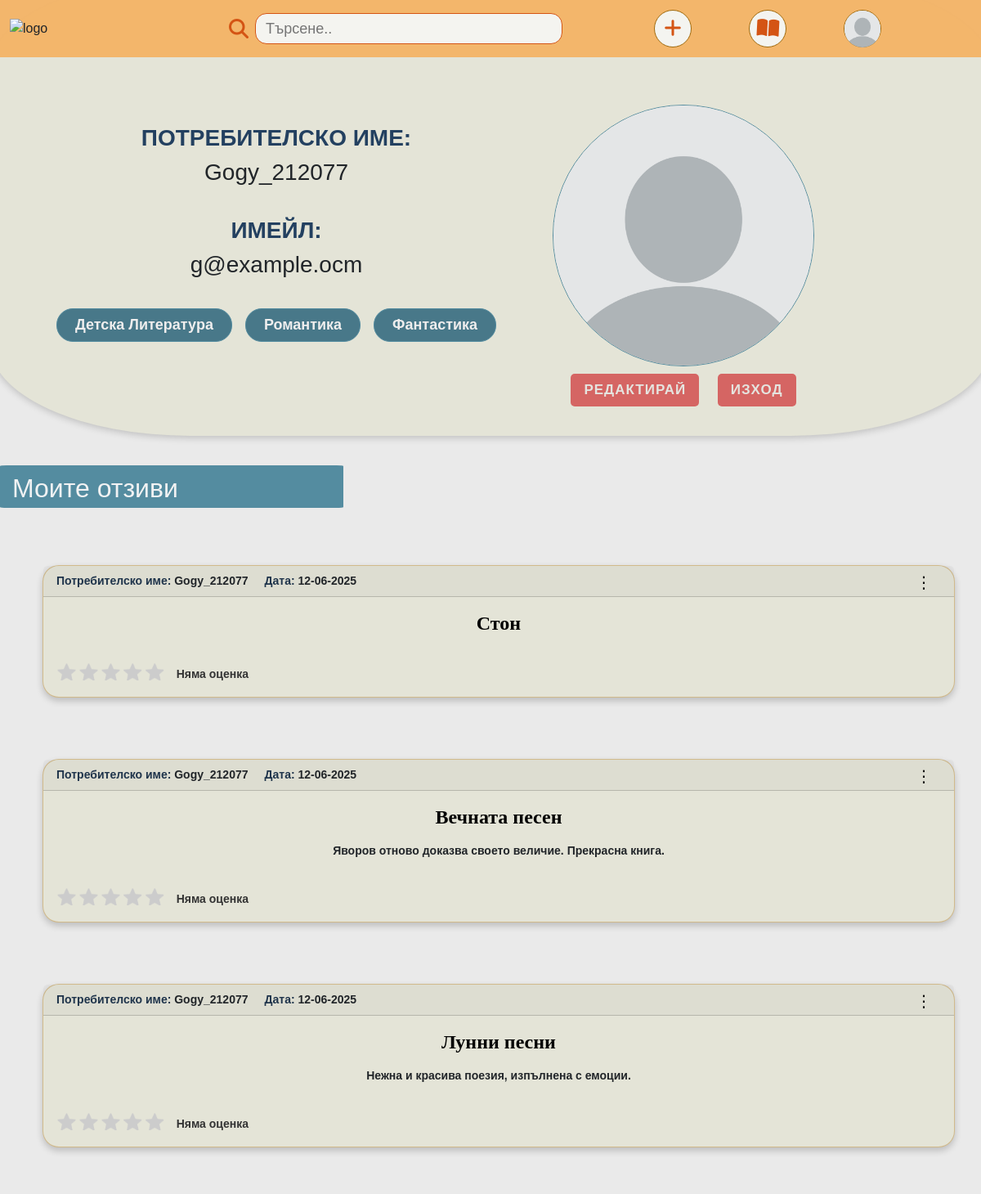
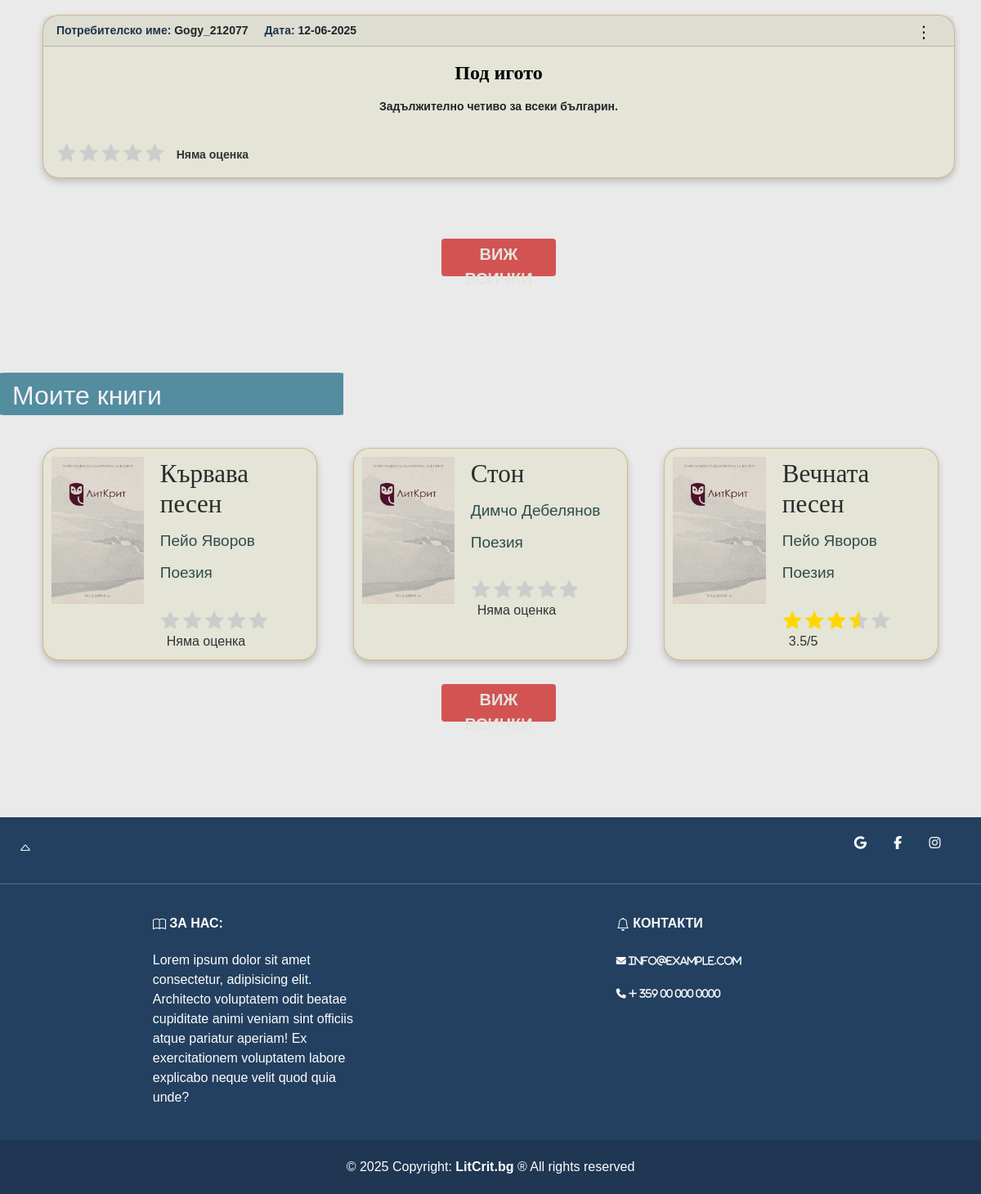
Screenshot of /account.php (signed in) with the database file from the repository (2 pictures, top to bottom).
### tables this page shows
CREATE TABLE `Reviews` (
  `reviewID` int(11) NOT NULL AUTO_INCREMENT,
  `title` varchar(160) DEFAULT NULL,
  `review` text DEFAULT NULL,
  `bookReviewID` int(11) DEFAULT NULL,
  `dateAdded` datetime DEFAULT current_timestamp(),
  `userID` int(11) NOT NULL,
  `status` enum('pending','approved','declined') DEFAULT 'pending',
  `rating` int(11) DEFAULT 0,
  PRIMARY KEY (`reviewID`),
  KEY `bookReviewID` (`bookReviewID`),
  KEY `userID` (`userID`),
  CONSTRAINT `reviews_ibfk_1` FOREIGN KEY (`bookReviewID`) REFERENCES `Books` (`bookID`),
  CONSTRAINT `reviews_ibfk_2` FOREIGN KEY (`userID`) REFERENCES `User` (`userID`)
);

CREATE TABLE `User` (
  `userID` int(11) NOT NULL AUTO_INCREMENT,
  `username` varchar(30) NOT NULL,
  `email` varchar(60) DEFAULT NULL,
  `passwordHashed` varchar(100) DEFAULT NULL,
  `favouriteGenre` varchar(100) DEFAULT NULL,
  `profilePicture` varchar(1000) DEFAULT NULL,
  `comments` int(11) DEFAULT 0,
  `role` enum('administrator','admin','user') DEFAULT 'user',
  PRIMARY KEY (`userID`)
);

CREATE TABLE `Books` (
  `bookID` int(11) NOT NULL AUTO_INCREMENT,
  `bookTitle` varchar(70) NOT NULL,
  `bookAuthor` varchar(80) NOT NULL,
  `yearOfPublishing` int(11) NOT NULL,
  `bookGenre` int(11) DEFAULT NULL,
  `bookAnnotation` varchar(500) DEFAULT NULL,
  `bookCover` varchar(1000) DEFAULT NULL,
  `dateAdded` datetime DEFAULT current_timestamp(),
  `userID` int(11) NOT NULL,
  `status` enum('pending','approved','declined') DEFAULT 'pending',
  `rating_sum` int(11) DEFAULT 0,
  `rating_count` int(11) DEFAULT 0,
  PRIMARY KEY (`bookID`),
  KEY `bookGenre` (`bookGenre`),
  KEY `userID` (`userID`),
  CONSTRAINT `books_ibfk_1` FOREIGN KEY (`bookGenre`) REFERENCES `genre` (`genreID`),
  CONSTRAINT `books_ibfk_2` FOREIGN KEY (`userID`) REFERENCES `User` (`userID`)
);

CREATE TABLE `genre` (
  `genreID` int(11) NOT NULL AUTO_INCREMENT,
  `genreOrder` int(11) DEFAULT NULL,
  `bookGenre` varchar(80) DEFAULT NULL,
  PRIMARY KEY (`genreID`)
);

### elements/review-card.php (the view, shortened to what this page needs)
<div class="card review-card">
    <div class="card-header info">
        <p><strong class="rev-card-data">Потребителско име:</strong> <?= $rev["username"] ?> </p>
        <p><strong class="rev-card-data">Дата: </strong><?php
        $dateAddedDB = $rev["dateAdded"];
        $dateAdded = date('d-m-Y', strtotime($dateAddedDB));
        echo $dateAdded;
        ?></p>
    </div>
    <div class="card-body">
        <h5 class="card-title book-title"> <?= $rev["title"] ?></h5>
        <p class="card-text"> <?= $rev["review"] ?> </p>
        <p class="rating-p ">
        <div class="rating rating-div rating-rev-div">
            <div>
                <?php $ratingVal = $rev['rating'] ?? 0; ?>
                <div class="stars-landing" style="--rating: <?= $ratingVal ?>;">
                    ⭐⭐⭐⭐⭐
                </div>
                <span style="margin-left:8px; color:#333; font-size:14px;">
                    <?= ($ratingVal > 0) ? "{$ratingVal}/5" : "Няма оценка" ?>
                </span>
            </div>
        </div>
        </p>
    </div>
    <div class="menu">
        <?php
        $uID = $_SESSION['user']['userID'] ?? null;
        if ($rev['userID'] == $uID) {
            include("review-actions.php");
        } ?>
    </div>
</div>

### account.php (shortened to what this page needs)
<!DOCTYPE html>
<html lang="en">
<head>
</head>
<body>
    <div class="container-fluid">
        <?php include("./elements/header.php");
        ?>
        <div class="row my-profile" id="section-profile">
            <div class="col-xl-10 col-sm-12 user-info-col">
                <div class="container container-info">
                    <div class="user-info">
                        <h3 class="user-info-title">Потребителско име: </h3>
                        <h3 class="user-data"><?= $user['username'] ?></h3>
                        <br>
                        <h3 class="user-info-title">Имейл: </h3>
                        <h3 class="user-data"><?= $user['email'] ?></h3>
                        <br>
                    </div>
                    <div class="container">
                        <div class="button-group button-group2">
                            <?php
                                $favouriteGenres = ( $user['favouriteGenre'] ? explode(',', $user['favouriteGenre'] ) : array() );
                            if ( count( $favouriteGenres ) == 0 ) {
                                echo "<h3 class='no-reviews'>Нямате любими жанрове.</h3>";
                            } else {
                                foreach ($favouriteGenres as $favGenre) {
                                    echo "<div class='genre-button'>$favGenre</div>";
                                }
                            }
                            ?>
                        </div>
                    </div>
                </div>
                <div class="col-xl-2 col-sm-12 profile-picture">
                    <?php
                    $profilePicture = isset($user['profilePicture']) && !empty($user['profilePicture'])
                        ? "images/usersPfp/" . $user['profilePicture']
                        : "images/usersPfp/default.jpg";
                    ?>
                    <img src="<?= $profilePicture ?>" alt="Профилна снимка">
                    <div class="edit-btn-container">
                        <a class="edit-profile-btn" href="account-edit-profile.php">Редактирай</a>
                        <a class="edit-profile-btn" href="logout.php">Изход</a>
                    </div>
                </div>
            </div>
        </div>
        <div class="row my-reviews" id="section-my-reviews">
            <div class="col-xl-12">
                <h2 class="categories-h">Моите отзиви</h2>
                <?php
                $stmt = $connection->prepare("SELECT r.*, u.* FROM Reviews r JOIN User u ON r.userID = u.userID WHERE r.userID = ? and status ='approved' LIMIT 4");
                $stmt->execute([$userId]);
                $reviews = $stmt->fetchAll();
                ?>
                <div class="container reviews-container">
                    <?php foreach ($reviews as $rev) { ?>
                        <div class="row book-row">
                            <div class="col-12">
                                <?php include "./elements/review-card.php"; ?>
                            </div>
                        </div>
                    <?php }
                    if (empty($reviews)) {
                        echo "<h3 class='no-reviews'>Нямате одобрени отзиви.</h3>";
                    } else {
                        ?>
                        <div class="row view-more-row">
                            <div class="col-xl-12">
                                <a href="my-reviews.php">
                                    <button class="view-all-btn">ВИЖ ВСИЧКИ</button>
                                </a>
                            </div>
                        </div>
                        <?php
                    }
                    ?>
                </div>
            </div>
        </div>
        <br>
        <br>
        <br>
        <div class="row my-books" id="section-my-books">
            <div class="col-xl-12">
                <h2 class="categories-h">Моите книги</h2>
                <?php
                $stmt = $connection->prepare("SELECT b.*, g.bookGenre FROM Books b JOIN genre g ON b.bookGenre = g.genreID WHERE b.userID = ? AND status = 'approved' LIMIT 3");
                $stmt->execute([$userId]);
                $data = $stmt->fetchAll();
                ?>
                <div class="row custom-row">
                    <?php foreach ($data as $el) { ?>
                        <div class="col-xl-4 col-sm-6 col-12">
                            <?php include("./elements/book-card.php") ?>
                        </div>
                    <?php }
                    if (empty($data)) {
                        echo "<h3 style='text-align: center;'>Нямате одобрени книги.</h3>";
                    } else {
                        ?>
                        <div class="row view-more-row">
                            <div class="col-xl-12">
                                <a href="my-books.php">
                                    <button class="view-all-btn">ВИЖ ВСИЧКИ</button>
                                </a>
                            </div>
                        </div>
                        <?php
                    }
                    ?>
                </div>
            </div>
            <br>
            <br>
            <br>
        </div>
        <?php include("./elements/footer.php") ?>
    </div>
</body>
</html>

### elements/header.php (shortened to what this page needs)
<?php
$user = isset($_SESSION['user']) ? $_SESSION['user'] : null;
?>
<link href="fontawesome-6.7.2/css/fontawesome.css" rel="stylesheet" />
<link href="fontawesome-6.7.2/css/brands.css" rel="stylesheet" />
<link href="fontawesome-6.7.2/css/solid.css" rel="stylesheet" />
<link href="fonts/AdventPro/css2.css?family=Advent+Pro:ital,wght@0,100..900;1,100..900&display=swap" rel="stylesheet">
<link href="fonts/Caveat/css2.css?family=Caveat:wght@400..700&display=swap" rel="stylesheet">
<link href="bootstrap-5.3.3/dist/css/bootstrap.min.css" rel="stylesheet">
<link rel="stylesheet" href="./styles/styles.css">
<?php include("elements/signup-login.php") ?>
<div class="row header">
  <div class="col-xl-3 col-lg-2">
    <a href="index.php"><img src="pictures/logo.png" alt="logo" style="width: 40%; height: 40%;"></a>
  </div>
  <div class="col-xl-4 col-lg-4">
    <form id="searchForm" method="POST" autocomplete="off">
      <div style="position:absolute;">
        <button class="search-btn" type="submit" style="position:relative; left:-32px; top:8px;">
          <i class="fa-solid fa-magnifying-glass fa-xl" style="color:#d45414;"></i>
        </button>
      </div>
      <input class="search-input" id="searchInput" name="search" type="text" autocomplete="off" placeholder="Търсене..">
    </form>
  </div>
  <div class="col-xl-5 col-lg-6">
    <div class="dropdown-profile">
      <button class="dropbtn"><img width="44.5" style="border-radius: 50%; position:relative; left:-0.2px;"
          src="images/usersPfp/<?= isset($user['profilePicture']) && $user['profilePicture'] ? htmlspecialchars($user['profilePicture']) : 'default-profile-picture.png' ?>"></button>
    </div>
    <div class="dropdown-genres">
      <button class="dropbtn"><i class="fa-solid fa-book-open fa-rotate-by fa-xl"
          style="color: #d45414; --fa-rotate-angle: 3deg;"></i></button>
    </div>
    <div class="btn-add-book">
      <a href="add-book.php">
        <button class="add-book-btn" <?php if (!$user) { ?> onclick="togglePopup(); return false;" <?php } ?>
          data-bs-custom-class="custom-tooltip" data-bs-toggle="tooltip" data-bs-placement="bottom"
          title="Добавете книга"><i class="fa-solid fa-plus fa-xl" style="color: #d45414;"></i></button>
      </a>
    </div>
  </div>
</div>

### elements/review-actions.php (shortened to what this page needs)
<form method="post" action="">
    <div class="dots-menu">
        <button type="button" class="dots-button">&#x22EE;</button>
    </div>
</form>

### elements/book-card.php (shortened to what this page needs)
<a href="book-details.php?id=<?php echo $el["bookID"]; ?>">
    <div class="book-card">
        <img class="img-fluid book-cover" src="images/covers/<?php echo $el["bookCover"]; ?>" alt="корица">
        <div class="book-card-body">
            <h5 class="title"><?php echo $el["bookTitle"] ?></h5>
            <h4 class="author"><?php echo $el["bookAuthor"] ?></h4>
            <h4 class="genre"><?php echo $el["bookGenre"] ?></h4>
                <?php
                $average = $el['rating_count'] > 0 ? round($el['rating_sum'] / $el['rating_count'], 2) : 0;
                ?>
            <div>
                <div class="stars-landing" style="--rating: <?= $average ?>;">
                    ⭐⭐⭐⭐⭐
                </div>
                <span style="margin-left:8px; color:#333; font-size:16px;">
                    <?= ($average > 0) ? "{$average}/5" : "Няма оценка" ?>
                </span>
            </div>
        </div>
    </div>
</a>

### elements/footer.php (shortened to what this page needs)
<div class="row footer">
<footer class="footer-content">
    <section class="social-media-container">
      <div class="socials-text">
        <a href="#" class="back-to-top-btn" data-bs-custom-class="custom-tooltip" data-bs-toggle="tooltip" data-bs-placement="bottom" title="Назад">
          <svg xmlns="http://www.w3.org/2000/svg" width="16" height="16" fill="currentColor" class="bi bi-caret-up" viewBox="0 0 16 16">
            <path d="M3.204 11h9.592L8 5.519zm-.753-.659 4.796-5.48a1 1 0 0 1 1.506 0l4.796 5.48c.566.647.106 1.659-.753 1.659H3.204a1 1 0 0 1-.753-1.659"/>
          </svg>
        </a>
      </div>
      <div>
        <a href="#" class="social-icons">
            <i class="fab fa-google socials-icon" data-bs-custom-class="custom-tooltip" data-bs-toggle="tooltip" data-bs-placement="bottom" title="Google"></i>
        </a>
        <a href="#" class="social-icons">
          <i class="fab fa-facebook-f socials-icon" data-bs-custom-class="custom-tooltip" data-bs-toggle="tooltip" data-bs-placement="bottom" title="Facebook"></i>
        </a>
        <a href="#" class="social-icons">
          <i class="fab fa-instagram socials-icon" data-bs-custom-class="custom-tooltip" data-bs-toggle="tooltip" data-bs-placement="bottom" title="Instagram"></i>
        </a>
      </div>
    </section>
    <hr>
    <section class="about-us">
      <div class="about-us-container">
        <div class="row mt-3">
          <div class="col-md-3 col-lg-4 col-xl-3 mx-auto mb-4">
            <h6 class="footer-title">
                За нас:
            </h6>
            <p>
              Lorem ipsum dolor sit amet consectetur, adipisicing elit. Architecto voluptatem odit beatae cupiditate animi veniam sint officiis atque pariatur aperiam! Ex exercitationem voluptatem labore explicabo neque velit quod quia unde?
            </p>
          </div>
          <div class="col-md-4 col-lg-3 col-xl-3 mx-auto mb-md-0 mb-4">
            <h6 class="footer-title">
                  Контакти
            </h6>
            <p>
              <a href=mailto:“info@example.com” class="fas fa-envelope contacts-icons" data-bs-custom-class="custom-tooltip" data-bs-toggle="tooltip" data-bs-placement="bottom" title="Изпратете съобщение" style= "font-size:12px;">   info@example.com</a>
            </p>
            <p>
              <a href=callto:“+ 359 00 000 0000”  class="fas fa-phone contacts-icons " data-bs-custom-class="custom-tooltip" data-bs-toggle="tooltip" data-bs-placement="bottom" title="Обадете се" style="font-size: 12px;">   + 359 00 000 0000</a>
            </p>
          </div>
        </div>
      </div>
    </section>
    <div class="copyright-section">
     © <?php
      $year = date('Y');
      echo $year;
      ?> Copyright:
      <a class="copyright-text" href="#">LitCrit.bg</a>
      ® All rights reserved
    </div>
  </footer>
</div>

### rows the page displays
reviews: userID.username "Gogy_212077", dateAdded "12-06-2025", title "Стон", $ratingVal 0 (drawn), shows "Няма оценка"
reviews: userID.username "Gogy_212077", dateAdded "12-06-2025", title "Вечната песен", review "Яворов отново доказва своето величие. Прекрасна книга.", $ratingVal 0 (drawn), shows "Няма оценка"
reviews: userID.username "Gogy_212077", dateAdded "12-06-2025", title "Лунни песни", review "Нежна и красива поезия, изпълнена с емоции.", $ratingVal 0 (drawn), shows "Няма оценка"
reviews: userID.username "Gogy_212077", dateAdded "12-06-2025", title "Под игото", review "Задължително четиво за всеки българин.", $ratingVal 0 (drawn), shows "Няма оценка"
books: bookCover (picture), bookTitle "Кървава песен", bookAuthor "Пейо Яворов", bookGenre.bookGenre "Поезия", $average 0 (drawn), rating_count "Няма оценка"
books: bookCover (picture), bookTitle "Стон", bookAuthor "Димчо Дебелянов", bookGenre.bookGenre "Поезия", $average 0 (drawn), rating_count "Няма оценка"
books: bookCover (picture), bookTitle "Вечната песен", bookAuthor "Пейо Яворов", bookGenre.bookGenre "Поезия", average "3.5"

### other values shown
$user['username'] "Gogy_212077"
$user['email'] "g@example.ocm"
$favGenre "Детска Литература"
$favGenre "Романтика"
$favGenre "Фантастика"
